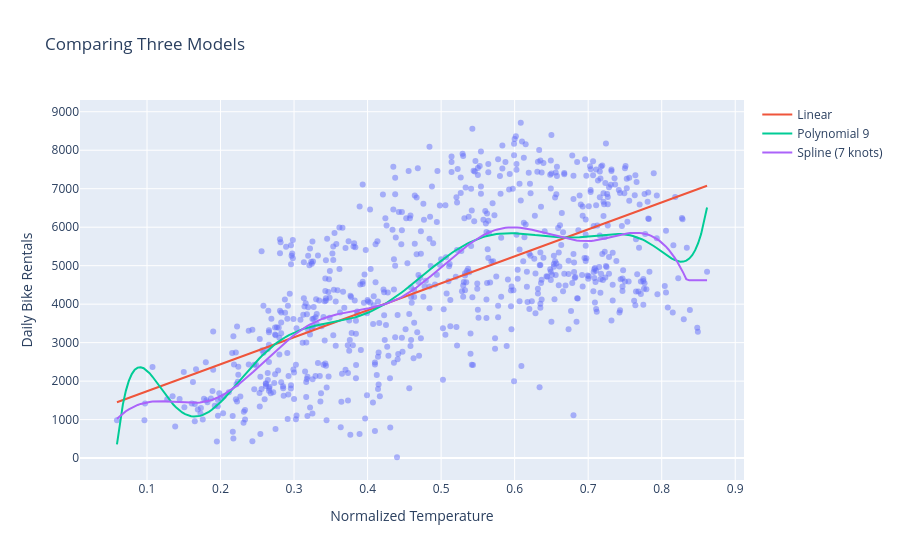

Notebook source saved alongside this figure:
### Markdown cell above
### Does greater flexibility necessarily imply better prediction on new observations? 

A flexible model has more shapes available to it; therefore, it can fit the model bettter. That's why its training error is no larger than a less flexible model (We would typically expect the training error of flexible model to be lower). A greater flexibility can also make the model fit noise in the training data, that's why it does not necessarily imply better prediction.

### Code cell
X = bike[["temp"]]
y = bike["cnt"]

X_train, X_test, y_train, y_test = train_test_split(
    X,
    y,
    test_size=0.20,
    random_state=123
)

# Linear model
lin_model = Pipeline([
    ("scaler", StandardScaler()),
    ("linreg", LinearRegression())
])

# Degree-9 polynomial model
poly9_model = Pipeline([
    ("scale_x", StandardScaler()),
    ("poly", PolynomialFeatures(
        degree=9,
        include_bias=False
    )),
    ("scaler", StandardScaler()),
    ("linreg", LinearRegression())
])

# Cubic spline with 7 knots
spline_model = Pipeline([
    ("scale_x", StandardScaler()),
    ("spline", SplineTransformer(
        n_knots=7,
        degree=3,
        include_bias=False
    )),
    ("scaler", StandardScaler()),
    ("linreg", LinearRegression())
])

# Fit all three models
lin_model.fit(X_train, y_train)
poly9_model.fit(X_train, y_train)
spline_model.fit(X_train, y_train)

models = {
    "Linear": lin_model,
    "Polynomial 9": poly9_model,
    "Spline (7 knots)": spline_model
}

# Create a grid for fitted curves
temp_grid = pd.DataFrame({
    "temp": np.linspace(
        X["temp"].min(),
        X["temp"].max(),
        200
    )
})

fig = px.scatter(
    bike,
    x="temp",
    y="cnt",
    opacity=0.5,
    labels={
        "temp": "Normalized Temperature",
        "cnt": "Daily Bike Rentals"
    },
    title="Comparing Three Models"
)

for name, model in models.items():
    fig.add_trace(
        go.Scatter(
            x=temp_grid["temp"],
            y=model.predict(temp_grid),
            mode="lines",
            name=name
        )
    )

fig.show()

### Figure 1 — Plotly figure (JSON) as saved in the notebook; plotly's stock layout.template omitted (floating-point values rounded to 4 significant figures; data arrays with more than 128 entries replaced by an {"elided": "..."} marker saying what was removed)
{"data": [{"hovertemplate": "Normalized Temperature=%{x}<br>Daily Bike Rentals=%{y}<extra></extra>", "legendgroup": "", "marker": {"color": "#636efa", "opacity": 0.5, "symbol": "circle"}, "mode": "markers", "name": "", "orientation": "v", "showlegend": false, "type": "scatter", "x": {"elided": "731 float values"}, "xaxis": "x", "y": {"elided": "731 int values"}, "yaxis": "y"}, {"mode": "lines", "name": "Linear", "type": "scatter", "x": {"elided": "200 float values"}, "y": {"elided": "200 float values"}}, {"mode": "lines", "name": "Polynomial 9", "type": "scatter", "x": {"elided": "200 float values"}, "y": {"elided": "200 float values"}}, {"mode": "lines", "name": "Spline (7 knots)", "type": "scatter", "x": {"elided": "200 float values"}, "y": {"elided": "200 float values"}}], "layout": {"legend": {"tracegroupgap": 0}, "title": {"text": "Comparing Three Models"}, "xaxis": {"anchor": "y", "domain": [0, 1], "title": {"text": "Normalized Temperature"}}, "yaxis": {"anchor": "x", "domain": [0, 1], "title": {"text": "Daily Bike Rentals"}}}}
